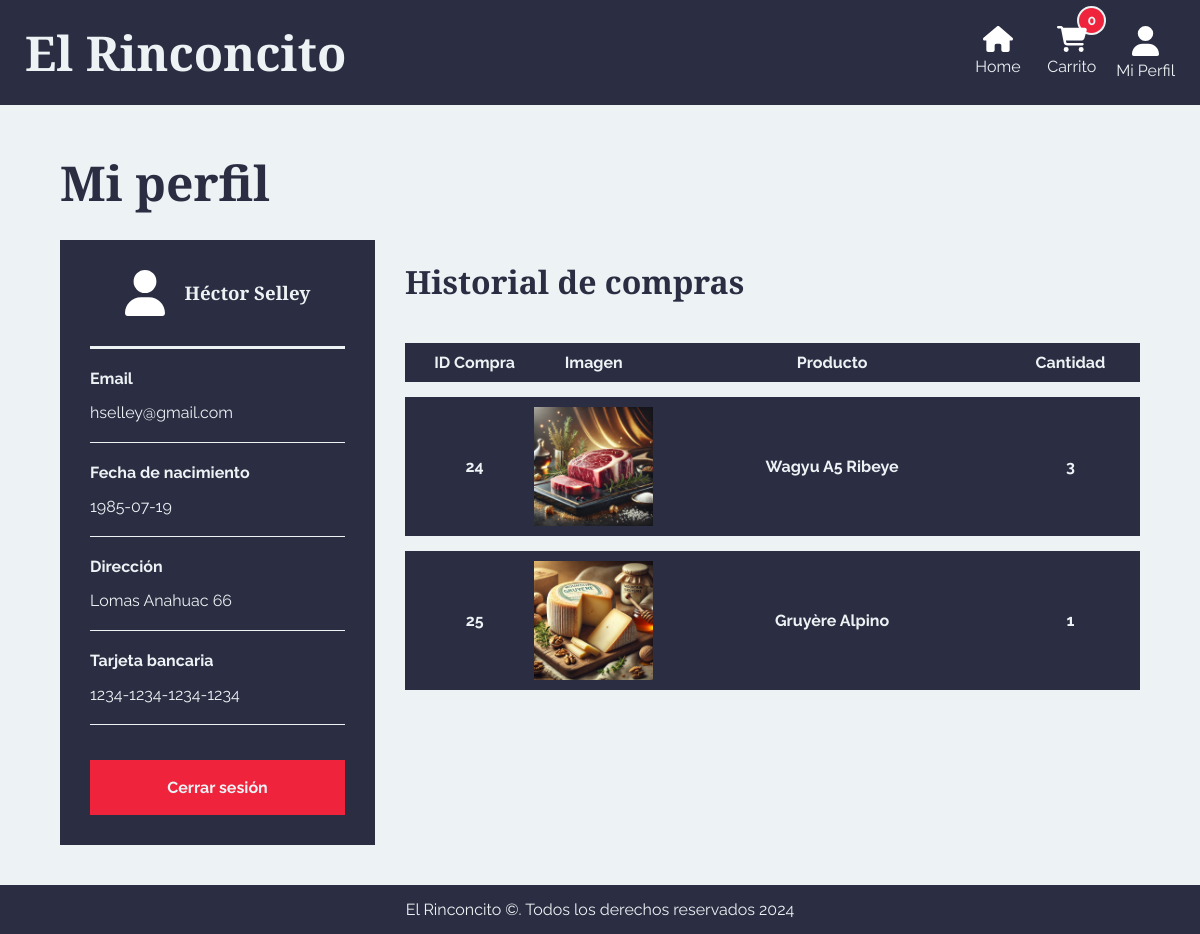
Screenshot of /perfil.php (signed in) with the database file from the repository.
### tables this page shows
CREATE TABLE `historial_compras` (
  `id_compra` int(4) NOT NULL,
  `usuario` int(4) NOT NULL,
  `producto` int(4) NOT NULL,
  `cantidad` int(3) NOT NULL
);

CREATE TABLE `productos` (
  `id_producto` int(4) NOT NULL,
  `nombre` varchar(50) NOT NULL,
  `descripcion` varchar(400) NOT NULL,
  `imagen` varchar(200) NOT NULL,
  `precio` decimal(10,2) NOT NULL,
  `stock` int(4) NOT NULL,
  `fabricante` varchar(50) NOT NULL,
  `origen` int(4) NOT NULL,
  `categoria` int(4) NOT NULL
);

### includes/funciones.php (called while the page is built, shortened)
<?php
function estaAutenticado() : bool {
    $auth = isset($_SESSION['login']) ? $_SESSION['login'] : false;
    if ($auth) {
        return true;
    }
    return false;
}
?>

### perfil.php (the view, shortened to what this page needs)
<?php
    require './includes/funciones.php';
    $auth = estaAutenticado();
    $db = conectarDB();
    if ($auth) {
        $id_usuario = $_SESSION['id_usuario'];
    }
    $total_items = 0;
    if ($auth) {
        $query_total_items = "SELECT SUM(cantidad) AS total_items FROM carrito WHERE usuario = $id_usuario";
        $resultado_total_items = mysqli_query($db, $query_total_items);
        if ($resultado_total_items) {
            $row = mysqli_fetch_assoc($resultado_total_items);
            $total_items = $row['total_items'] ?? 0;
        }
    }
    $query_historial = "
    SELECT hc.id_compra, p.nombre, p.imagen, hc.cantidad
    FROM historial_compras hc
    INNER JOIN productos p ON hc.producto = p.id_producto
    WHERE hc.usuario = $id_usuario";
    $resultado_historial = mysqli_query($db, $query_historial);
    $historial_compras = [];
    while ($compra = mysqli_fetch_assoc($resultado_historial)) {
    $historial_compras[] = $compra;
    }
?>
<!DOCTYPE html>
<html lang="en">
<head>
    <link rel="stylesheet" href="styles/styles.css">
    <link rel="stylesheet" href="styles/perfil.css">
</head>
<body>
    <header class="header">
        <div class="header__contenedor">
            <h2 class="header__logo">El Rinconcito</h2>
            <div class="header__iconos">
                <a href="index.php" class="header__icono">
                    <div class="header__iconos-container">
                        <img class="header__iconos-img" src="img/header/home.svg" alt="Inicio">
                        <p class="header__iconos-descripcion">Home</p>
                    </div>
                </a>
                <div class="header__icono" id="cartIcon">
                    <div class="header__iconos-container">
                        <img class="header__iconos-img" src="img/header/cart.svg" alt="Carrito">
                        <span class="header__iconos-marcador"><?php echo $total_items; ?></span>
                        <p class="header__iconos-descripcion">Carrito</p>
                    </div>
                </div>
                <?php
                    if (!$auth) {
                        echo '<a href="micuenta.php" class="header__icono">
                                <div class="header__iconos-container">
                                    <img class="header__iconos-img" src="img/header/user.svg" alt="Perfil">
                                    <p class="header__iconos-descripcion">Iniciar Sesión</p>
                                </div>
                            </a>';
                    } else {
                        echo '<a href="perfil.php" class="header__icono">
                                <div class="header__iconos-container">
                                    <img class="header__iconos-img" src="img/header/user.svg" alt="Perfil">
                                    <p class="header__iconos-descripcion">Mi Perfil</p>
                                </div>
                            </a>';
                    }
                ?>
            </div>
        </div>
    </header>
    <main class="perfil contenedor">
        <h2 class="perfil__titulo">Mi perfil</h2>
        <div class="perfil__grid">
            <div class="perfil__info">
                <div class="perfil__usuario">
                    <img src="img/iconos/user.svg" alt="Imagen de usuario" class="perfil__img">
                    <h3 class="perfil__nombre"><?php echo $_SESSION['nombre']; ?></h3>
                </div>
                <div class="grid__usuario">
                    <div class="usuario__campo">
                        <p class="usuario__tag usuario__tag--data">Email</p>
                        <p class="usuario__tag"><?php echo $_SESSION['email']; ?></p>
                    </div>
                    <div class="usuario__campo">
                        <p class="usuario__tag usuario__tag--data">Fecha de nacimiento</p>
                        <p class="usuario__tag"><?php echo $_SESSION['f_nacimiento']; ?></p>
                    </div>
                    <div class="usuario__campo">
                        <p class="usuario__tag usuario__tag--data">Dirección</p>
                        <p class="usuario__tag"><?php echo $_SESSION['direccion']; ?></p>
                    </div>
                    <div class="usuario__campo">
                        <p class="usuario__tag usuario__tag--data">Tarjeta bancaria</p>
                        <p class="usuario__tag"><?php echo $_SESSION['tarjeta_bancaria']; ?></p>
                    </div>
                    <form id="cerrar-sesion-form" action="cerrar_sesion.php" method="POST">
                        <button class="usuario__cerrar" type="button" id="cerrar-sesion-btn">
                            Cerrar sesión
                        </button>
                    </form>
                </div>
            </div>
            <div class="historialu">
                <h3 class="historialu__titulo">Historial de compras</h3>
                <div class="hcompra">
                    <p class="hcompra__id">ID Compra</p>
                    <p class="hcompra__id">Imagen</p>
                    <p class="hcompra__producto">Producto</p>
                    <p class="hcompra__cantidad">Cantidad</p>
                </div>
                <?php if (count($historial_compras) > 0): ?>
                    <?php foreach ($historial_compras as $compra): ?>
                        <div class="hcompra">
                            <p class="hcompra__id"><?php echo $compra['id_compra']; ?></p>
                            <img src="imagenesServidor/<?php echo $compra['imagen']; ?>" alt="Imagen del producto" class="hcompra__img">
                            <p class="hcompra__producto"><?php echo $compra['nombre']; ?></p>
                            <p class="hcompra__cantidad"><?php echo $compra['cantidad']; ?></p>
                        </div>
                    <?php endforeach; ?>
                <?php else: ?>
                    <p>No has realizado ninguna compra.</p>
                <?php endif; ?>
            </div>
        </div>
    </main>
    <footer class="footer">
        <p class="footer__descripcion">El Rinconcito &copy;. Todos los derechos reservados 2024</p>
    </footer>
</body>
</html>

### styles/styles.css (style rules this page uses)
:root { --fontHeadings: "Playfair Display", serif; --fontBody: "Raleway", sans-serif; --colorPrimario: #2b2d42; --colorSecundario: #edf2f4 ; --colorTerciario: #ef233c; }
* { margin: 0; padding: 0; }
body { font-family: var(--fontBody); background-color: var(--colorSecundario); }
h1, h2, h3, h4 { font-family: var(--fontHeadings); position: relative; display: inline-block; }
h1::after, h2::after, h3::after, h4::after { content: ""; position: absolute; left: 0; bottom: 0; width: 100%; height: 2px; background-color: currentColor; transform: scaleX(0); transform-origin: bottom right; transition: transform 0.7s ease; }
a { text-decoration: none; }
img { max-width: 100%; }
button { font-family: inherit; }
.contenedor { max-width: min(90%, 1350px); margin: 0 auto; padding: 40px 0; }
.header { margin: 0 auto; background-color: var(--colorPrimario); color: var(--colorSecundario); position: fixed; z-index: 100; width: 100%; }
.header__contenedor { display: flex; gap: 20px; flex-direction: column; align-items: center; justify-content: space-between; padding: 20px 25px; }
@media screen and (min-width: 768px) { .header__contenedor { flex-direction: row; gap: 30px; } }
.header__logo { font-size: 32px; }
@media screen and (min-width: 768px) { .header__logo { font-size: 48px; } }
.header__iconos { display: grid; grid-template-columns: repeat(3, 1fr); justify-items: center; gap: 15px; cursor: pointer; }
.header__iconos-container { display: flex; flex-direction: column; align-items: center; gap: 5px; text-align: center; }
.header__iconos-img { max-width: 25px; max-height: 25px; color: var(--colorSecundario); filter: invert(1); z-index: 2; }
.header__iconos-img { max-width: 30px; max-height: 30px; }
.header__iconos-container { position: relative; }
.header__iconos-marcador { position: absolute; top: -20px; right: -10px; background-color: var(--colorTerciario); color: var(--colorSecundario); border-radius: 50%; font-size: 14px; font-weight: bold; display: flex; align-items: center; justify-content: center; min-width: 25px; height: 25px; border: 2px solid var(--colorSecundario); display: flex; align-items: center; justify-content: center; line-height: 1.5; }
.header__icono { display: inline-block; position: relative; transition: transform 0.5s ease; }
.header__icono img { transition: transform 0.5s ease; }
.header__iconos-descripcion { color: var(--colorSecundario); }
.footer { padding: 15px; text-align: center; background-color: var(--colorPrimario); }
.footer__descripcion { color: var(--colorSecundario); }

### rows the page displays
historial_compras: id_compra "24", producto.imagen (picture), producto.nombre "Wagyu A5 Ribeye", cantidad "3"
historial_compras: id_compra "25", producto.imagen (picture), producto.nombre "Gruyère Alpino", cantidad "1"

### other values shown
$total_items "0"
$_SESSION['nombre'] "Héctor Selley"
$_SESSION['email'] "hselley@gmail.com"
$_SESSION['f_nacimiento'] "1985-07-19"
$_SESSION['direccion'] "Lomas Anahuac 66"
$_SESSION['tarjeta_bancaria'] "1234-1234-1234-1234"
